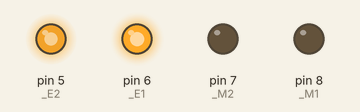
Simulated run of this sketch. Board: Arduino Uno, built with avr-gcc and run on an emulated ATmega328P. On the bench: output pins drawn as LEDs (lit = HIGH).

Above: at 0.1 s.
Timing chart, 0 to 1.6 s (numbered marks = the images above):
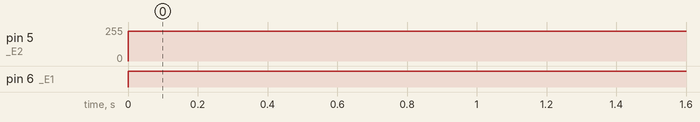

The sketch:

GenericSpeedFull.ino
```cpp
/* Copy and paste the code below into the Arduino software */
#include "Driver.h"
//M1 and M2 are directional.
//LOW LOW == forward
//M1 = LOW / M2 = HIGH == RIGHT
// M1 = HIGH / M2 = LOW == LEFT
// M2 and M1 == backwards
//different speeds will create subtle, sharp and all sorts of angle turns 0 - 255
int E1 = 6; //M1 Speed Control
int E2 = 5; //M2 Speed Control
int M1 = 8; //M1 Direction Control
int M2 = 7; //M2 Direction Control

void setup()
{

  //create driver object here
  Serial.begin(9600);
}
void loop()
{

  Driver r1(M1, E1, M2, E2);

  int leftspeed = 255; //255 is maximum speed
  int rightspeed = 255;

  //speed vectors
  int g1 = 25;
  int g2 = 50;
  int g3 = 75;
  int g4 = 100;
  int g5 = 125;
  int g6 = 150;
  int g7 = 175;
  int g8 = 200;
  int g9 = 225;
  int g10 = 255;

//#########################
//TESTING AREA
//#########################

  r1.archTenForward(225, 255, true);

/*

Zip Zag Test 85% accurate
  //Go backwards
  r1.goStraightBackward(255);
  delay(3000);

  //forward and turn right
  r1.goStraightForward(255);
  delay(1000);
  r1.turnNinty(255, true);

  //forward and turn right
  r1.goStraightForward(255);
  delay(1000);
  r1.turnNinty(255, true);

  //Forward and turn left
  r1.goStraightForward(255);
  delay(1000);
  r1.turnNinty(255, false);

  //Forward and turn right
  r1.goStraightForward(255);
  delay(500);
  r1.turnNinty(255, true);

  //Go forward
  r1.goStraightForward(255);
  delay(1000);
  //delay(100);
*/

}
```

Driver.cpp
```cpp
#include "Driver.h"

//Default Constructor
//@param M1: Motor one pin
//@param M2: Motor two pin
//@param E1: Direction pin
//@param E2: Direction pin
Driver::Driver(int M1, int E1, int M2, int E2){
  _M1 = M1;
  pinMode(_M1, OUTPUT);
  _M2 = M2;
  pinMode(_M2, OUTPUT);
  _E1 = E1;
  pinMode(_E1, OUTPUT);
  _E2 = E2;
  pinMode(_E2, OUTPUT);

}

//turnNinty
//turning 90 degrees penidng true or false for right
//@param mph: speed min==0 max==255 pwm or equivalent mapped
//@param rl: true == right false = left
void Driver::turnNinty(int mph, boolean rl){
  if(rl == true){
    analogWrite(_E1, mph);
    digitalWrite(_M1, LOW);
    analogWrite(_E2, mph);
    digitalWrite(_M2, HIGH);
    delay(1225);//1.2 seconds full turn
  }else{
    analogWrite(_E1, mph);
    digitalWrite(_M1, HIGH);
    analogWrite(_E2, mph);
    digitalWrite(_M2, LOW);
    delay(1225);//1.2 seconds full turn
   }
}


void Driver::archTenForward(int mph1, int mph2, boolean rl){
  if(rl == true){
    analogWrite(_E1, mph2);
    digitalWrite(_M1, LOW);
    analogWrite(_E2, mph1);
    digitalWrite(_M2, LOW);
    delay(1225);//1.2 seconds full turn
  }else{
    analogWrite(_E1, mph1);
    digitalWrite(_M1, LOW);
    analogWrite(_E2, mph2);
    digitalWrite(_M2, LOW);
    delay(1225);//1.2 seconds full turn
   }
}

//Go straight forward
//@param mph: speed min==0 max==255 pwm or equivalent mapped
void Driver::goStraightForward(int mph){
  analogWrite(_E1, mph);
  digitalWrite(_M1, LOW);
  analogWrite(_E2, mph);
  digitalWrite(_M2, LOW);
  //delay(1225);//1.2 seconds full turn
}

//Go straight backwards
//@param mph: speed min==0 max==255 pwm or equivalent mapped
void Driver::goStraightBackward(int mph){
  analogWrite(_E1, mph);
  digitalWrite(_M1, HIGH);
  analogWrite(_E2, mph);
  digitalWrite(_M2, HIGH);
  //delay(1225);//1.2 seconds full turn
}
```

Driver.h
```cpp
//Driver header file will hold all maneauvering functions for the robots motors and driver
#ifndef Driver_h
#define Driver_h
#include "Arduino.h"


class Driver{

  private:
    int _M1;
    int _M2;
    int _E1;
    int _E2;

  public:

    Driver();

    //Default Constructor
    //@param M1: Motor one pin
    //@param M2: Motor two pin
    //@param E1: Direction pin
    //@param E2: Direction pin
    Driver(int M1, int E1, int M2, int E2);

    //turnNinty
    //turning 90 degrees penidng true or false for right
    //@param mph: speed min==0 max==255 pwm or equivalent mapped
    //@param rl: true == right false = left
    void turnNinty(int mph, boolean rl);

    //Go straight forward
    //@param mph: speed min==0 max==255 pwm or equivalent mapped
    void goStraightForward(int mph);

    //Go straight backwards
    //@param mph: speed min==0 max==255 pwm or equivalent mapped
    void goStraightBackward(int mph);

    //Go forward ten degree arch
    void archTenForward(int mph1, int mph2, boolean rl);

};
#endif
```

Measured:
- by itself, pin 5 (_E2): 0/255 → 225/255 at 0.00 s
- by itself, pin 6 (_E1): LOW → HIGH at 0.00 s
